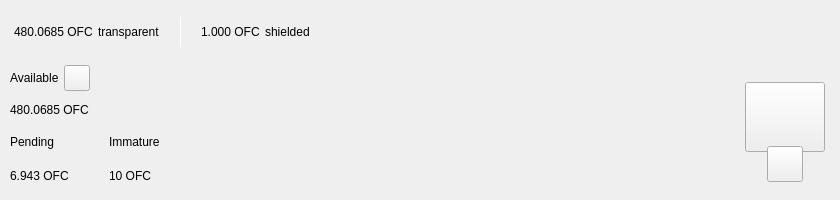
<?xml version="1.0" encoding="UTF-8"?>
<ui version="4.0">
 <class>TopBar</class>
 <widget class="QWidget" name="TopBar">
  <property name="geometry">
   <rect>
    <x>0</x>
    <y>0</y>
    <width>734</width>
    <height>200</height>
   </rect>
  </property>
  <property name="minimumSize">
   <size>
    <width>0</width>
    <height>200</height>
   </size>
  </property>
  <property name="maximumSize">
   <size>
    <width>16777215</width>
    <height>200</height>
   </size>
  </property>
  <property name="windowTitle">
   <string notr="true">N/A</string>
  </property>
  <layout class="QVBoxLayout" name="verticalLayout_10" stretch="0">
   <property name="spacing">
    <number>0</number>
   </property>
   <property name="leftMargin">
    <number>0</number>
   </property>
   <property name="topMargin">
    <number>0</number>
   </property>
   <property name="rightMargin">
    <number>0</number>
   </property>
   <property name="bottomMargin">
    <number>0</number>
   </property>
   <item>
    <widget class="PFBorderImage" name="containerTop">
     <layout class="QVBoxLayout" name="verticalLayout_11">
      <property name="spacing">
       <number>0</number>
      </property>
      <property name="leftMargin">
       <number>0</number>
      </property>
      <property name="topMargin">
       <number>0</number>
      </property>
      <property name="rightMargin">
       <number>0</number>
      </property>
      <property name="bottomMargin">
       <number>0</number>
      </property>
      <item>
       <widget class="QWidget" name="top_container_2" native="true">
        <property name="minimumSize">
         <size>
          <width>0</width>
          <height>65</height>
         </size>
        </property>
        <layout class="QHBoxLayout" name="top_container">
         <property name="spacing">
          <number>0</number>
         </property>
         <property name="leftMargin">
          <number>14</number>
         </property>
         <property name="topMargin">
          <number>0</number>
         </property>
         <property name="rightMargin">
          <number>14</number>
         </property>
         <property name="bottomMargin">
          <number>0</number>
         </property>
         <item alignment="Qt::AlignVCenter">
          <widget class="QWidget" name="widgetTopAmount" native="true">
           <property name="sizePolicy">
            <sizepolicy hsizetype="Preferred" vsizetype="Maximum">
             <horstretch>0</horstretch>
             <verstretch>0</verstretch>
            </sizepolicy>
           </property>
           <layout class="QHBoxLayout" name="horizontalLayout_5">
            <property name="spacing">
             <number>5</number>
            </property>
            <property name="leftMargin">
             <number>0</number>
            </property>
            <property name="topMargin">
             <number>0</number>
            </property>
            <property name="rightMargin">
             <number>0</number>
            </property>
            <property name="bottomMargin">
             <number>0</number>
            </property>
            <item alignment="Qt::AlignTop">
             <widget class="QLabel" name="labelAmountTopOfc">
              <property name="minimumSize">
               <size>
                <width>0</width>
                <height>36</height>
               </size>
              </property>
              <property name="styleSheet">
               <string notr="true">padding:0px;margin:0px;</string>
              </property>
              <property name="text">
               <string notr="true">480.0685 OFC</string>
              </property>
             </widget>
            </item>
            <item>
             <widget class="QLabel" name="labelTrans">
              <property name="text">
               <string>transparent</string>
              </property>
             </widget>
            </item>
            <item>
             <spacer name="horizontalSpacer_11">
              <property name="orientation">
               <enum>Qt::Horizontal</enum>
              </property>
              <property name="sizeType">
               <enum>QSizePolicy::Fixed</enum>
              </property>
              <property name="sizeHint" stdset="0">
               <size>
                <width>15</width>
                <height>20</height>
               </size>
              </property>
             </spacer>
            </item>
            <item alignment="Qt::AlignVCenter">
             <widget class="QLabel" name="typeSpacerTop">
              <property name="minimumSize">
               <size>
                <width>1</width>
                <height>30</height>
               </size>
              </property>
              <property name="maximumSize">
               <size>
                <width>1</width>
                <height>30</height>
               </size>
              </property>
              <property name="styleSheet">
               <string notr="true">background-color:white;
padding:0px;
border:none;</string>
              </property>
              <property name="text">
               <string/>
              </property>
             </widget>
            </item>
            <item>
             <spacer name="horizontalSpacer_12">
              <property name="orientation">
               <enum>Qt::Horizontal</enum>
              </property>
              <property name="sizeType">
               <enum>QSizePolicy::Fixed</enum>
              </property>
              <property name="sizeHint" stdset="0">
               <size>
                <width>15</width>
                <height>20</height>
               </size>
              </property>
             </spacer>
            </item>
            <item alignment="Qt::AlignTop">
             <widget class="QLabel" name="labelAmountTopShieldedOfc">
              <property name="minimumSize">
               <size>
                <width>0</width>
                <height>36</height>
               </size>
              </property>
              <property name="text">
               <string notr="true">1.000 OFC</string>
              </property>
             </widget>
            </item>
            <item>
             <widget class="QLabel" name="labelShield">
              <property name="text">
               <string>shielded</string>
              </property>
             </widget>
            </item>
           </layout>
          </widget>
         </item>
         <item>
          <spacer name="horizontalSpacer">
           <property name="orientation">
            <enum>Qt::Horizontal</enum>
           </property>
           <property name="sizeHint" stdset="0">
            <size>
             <width>40</width>
             <height>20</height>
            </size>
           </property>
          </spacer>
         </item>
         <item>
          <layout class="QHBoxLayout" name="horizontalLayout_4">
           <property name="spacing">
            <number>12</number>
           </property>
           <property name="rightMargin">
            <number>0</number>
           </property>
           <item alignment="Qt::AlignRight">
            <widget class="QWidget" name="layoutSync" native="true">
             <property name="minimumSize">
              <size>
               <width>0</width>
               <height>36</height>
              </size>
             </property>
             <property name="maximumSize">
              <size>
               <width>16777215</width>
               <height>36</height>
              </size>
             </property>
             <layout class="QVBoxLayout" name="verticalLayout_9">
              <property name="leftMargin">
               <number>0</number>
              </property>
              <property name="topMargin">
               <number>0</number>
              </property>
              <property name="rightMargin">
               <number>0</number>
              </property>
              <property name="bottomMargin">
               <number>0</number>
              </property>
              <item>
               <widget class="ExpandableButton" name="pushButtonSync" native="true">
                <property name="minimumSize">
                 <size>
                  <width>36</width>
                  <height>36</height>
                 </size>
                </property>
                <property name="maximumSize">
                 <size>
                  <width>16777215</width>
                  <height>36</height>
                 </size>
                </property>
               </widget>
              </item>
             </layout>
            </widget>
           </item>
           <item>
            <widget class="ExpandableButton" name="pushButtonHDUpgrade" native="true">
             <property name="minimumSize">
              <size>
               <width>36</width>
               <height>36</height>
              </size>
             </property>
            </widget>
           </item>
           <item>
            <widget class="ExpandableButton" name="pushButtonStack" native="true">
             <property name="minimumSize">
              <size>
               <width>36</width>
               <height>36</height>
              </size>
             </property>
            </widget>
           </item>
           <item>
            <widget class="ExpandableButton" name="pushButtonColdStaking" native="true">
             <property name="minimumSize">
              <size>
               <width>36</width>
               <height>36</height>
              </size>
             </property>
            </widget>
           </item>
			<item>
            <widget class="ExpandableButton" name="pushButtonMasternodes" native="true">
             <property name="minimumSize">
              <size>
               <width>36</width>
               <height>36</height>
              </size>
             </property>
             <property name="maximumSize">
              <size>
               <width>16777215</width>
               <height>36</height>
              </size>
             </property>
            </widget>
           </item>
			<item>
            <widget class="ExpandableButton" name="pushButtonConf" native="true">
             <property name="minimumSize">
              <size>
               <width>36</width>
               <height>36</height>
              </size>
             </property>
             <property name="maximumSize">
              <size>
               <width>16777215</width>
               <height>36</height>
              </size>
             </property>
            </widget>
           </item>
           <item>
            <widget class="ExpandableButton" name="pushButtonConnection" native="true">
             <property name="minimumSize">
              <size>
               <width>36</width>
               <height>36</height>
              </size>
             </property>
            </widget>
           </item>
           <item>
            <widget class="ExpandableButton" name="pushButtonTor" native="true">
             <property name="minimumSize">
              <size>
               <width>36</width>
               <height>36</height>
              </size>
             </property>
            </widget>
           </item>
           <item>
            <widget class="ExpandableButton" name="pushButtonLock" native="true">
             <property name="sizePolicy">
              <sizepolicy hsizetype="Expanding" vsizetype="Expanding">
               <horstretch>0</horstretch>
               <verstretch>0</verstretch>
              </sizepolicy>
             </property>
             <property name="minimumSize">
              <size>
               <width>36</width>
               <height>0</height>
              </size>
             </property>
            </widget>
           </item>
           <item>
            <widget class="ExpandableButton" name="pushButtonTheme" native="true">
             <property name="minimumSize">
              <size>
               <width>36</width>
               <height>36</height>
              </size>
             </property>
             <property name="maximumSize">
              <size>
               <width>16777215</width>
               <height>36</height>
              </size>
             </property>
            </widget>
           </item>
           <item>
            <widget class="ExpandableButton" name="pushButtonFAQ" native="true">
             <property name="minimumSize">
              <size>
               <width>36</width>
               <height>36</height>
              </size>
             </property>
            </widget>
           </item>
          </layout>
         </item>
        </layout>
       </widget>
      </item>
      <item>
       <widget class="QWidget" name="bottom_container" native="true">
        <property name="minimumSize">
         <size>
          <width>0</width>
          <height>135</height>
         </size>
        </property>
        <layout class="QHBoxLayout" name="botton_container">
         <property name="leftMargin">
          <number>10</number>
         </property>
         <property name="topMargin">
          <number>0</number>
         </property>
         <property name="rightMargin">
          <number>10</number>
         </property>
         <property name="bottomMargin">
          <number>10</number>
         </property>
         <item>
          <layout class="QVBoxLayout" name="verticalLayout_7">
           <property name="spacing">
            <number>0</number>
           </property>
           <property name="leftMargin">
            <number>0</number>
           </property>
           <property name="rightMargin">
            <number>30</number>
           </property>
           <item>
            <layout class="QVBoxLayout" name="verticalLayout_2">
             <item>
              <layout class="QHBoxLayout" name="horizontalLayoutContainerAvailable">
               <property name="spacing">
                <number>5</number>
               </property>
               <item>
                <widget class="QLabel" name="labelTitle1">
                 <property name="text">
                  <string>Available</string>
                 </property>
                </widget>
               </item>
               <item>
                <widget class="QPushButton" name="pushButtonBalanceInfo">
                 <property name="minimumSize">
                  <size>
                   <width>26</width>
                   <height>26</height>
                  </size>
                 </property>
                 <property name="maximumSize">
                  <size>
                   <width>26</width>
                   <height>26</height>
                  </size>
                 </property>
                 <property name="mouseTracking">
                  <bool>true</bool>
                 </property>
                 <property name="focusPolicy">
                  <enum>Qt::NoFocus</enum>
                 </property>
                 <property name="text">
                  <string notr="true"/>
                 </property>
                 <property name="iconSize">
                  <size>
                   <width>24</width>
                   <height>24</height>
                  </size>
                 </property>
                 <property name="shortcut">
                  <string notr="true"/>
                 </property>
                </widget>
               </item>
               <item>
                <spacer name="horizontalSpacer_4">
                 <property name="orientation">
                  <enum>Qt::Horizontal</enum>
                 </property>
                 <property name="sizeType">
                  <enum>QSizePolicy::MinimumExpanding</enum>
                 </property>
                 <property name="sizeHint" stdset="0">
                  <size>
                   <width>20</width>
                   <height>20</height>
                  </size>
                 </property>
                </spacer>
               </item>
              </layout>
             </item>
             <item>
              <widget class="QLabel" name="labelAmountOfc">
               <property name="text">
                <string notr="true">480.0685 OFC</string>
               </property>
              </widget>
             </item>
            </layout>
           </item>
           <item>
            <widget class="QWidget" name="container_imm_pend" native="true">
             <layout class="QHBoxLayout" name="horizontalLayout_2">
              <property name="spacing">
               <number>0</number>
              </property>
              <property name="leftMargin">
               <number>0</number>
              </property>
              <property name="topMargin">
               <number>0</number>
              </property>
              <property name="rightMargin">
               <number>0</number>
              </property>
              <property name="bottomMargin">
               <number>0</number>
              </property>
              <item alignment="Qt::AlignLeft">
               <widget class="QWidget" name="container_pending" native="true">
                <property name="sizePolicy">
                 <sizepolicy hsizetype="Minimum" vsizetype="Preferred">
                  <horstretch>0</horstretch>
                  <verstretch>0</verstretch>
                 </sizepolicy>
                </property>
                <layout class="QVBoxLayout" name="verticalLayout_3">
                 <property name="leftMargin">
                  <number>0</number>
                 </property>
                 <property name="topMargin">
                  <number>0</number>
                 </property>
                 <property name="rightMargin">
                  <number>0</number>
                 </property>
                 <property name="bottomMargin">
                  <number>0</number>
                 </property>
                 <item>
                  <widget class="QLabel" name="labelTitle3">
                   <property name="text">
                    <string>Pending</string>
                   </property>
                  </widget>
                 </item>
                 <item>
                  <widget class="QLabel" name="labelPendingOfc">
                   <property name="text">
                    <string notr="true">6.943 OFC</string>
                   </property>
                  </widget>
                 </item>
                </layout>
               </widget>
              </item>
              <item>
               <spacer name="horizontalSpacer_3">
                <property name="orientation">
                 <enum>Qt::Horizontal</enum>
                </property>
                <property name="sizeType">
                 <enum>QSizePolicy::Fixed</enum>
                </property>
                <property name="sizeHint" stdset="0">
                 <size>
                  <width>40</width>
                  <height>20</height>
                 </size>
                </property>
               </spacer>
              </item>
              <item alignment="Qt::AlignLeft">
               <widget class="QWidget" name="container_immature" native="true">
                <property name="sizePolicy">
                 <sizepolicy hsizetype="Minimum" vsizetype="Preferred">
                  <horstretch>0</horstretch>
                  <verstretch>0</verstretch>
                 </sizepolicy>
                </property>
                <layout class="QVBoxLayout" name="verticalLayout_4">
                 <property name="leftMargin">
                  <number>0</number>
                 </property>
                 <property name="topMargin">
                  <number>0</number>
                 </property>
                 <property name="rightMargin">
                  <number>0</number>
                 </property>
                 <property name="bottomMargin">
                  <number>0</number>
                 </property>
                 <item>
                  <widget class="QLabel" name="labelTitle4">
                   <property name="text">
                    <string>Immature</string>
                   </property>
                  </widget>
                 </item>
                 <item>
                  <widget class="QLabel" name="labelImmatureOfc">
                   <property name="text">
                    <string notr="true">10 OFC</string>
                   </property>
                  </widget>
                 </item>
                </layout>
               </widget>
              </item>
              <item>
               <spacer name="horizontalSpacer_5">
                <property name="orientation">
                 <enum>Qt::Horizontal</enum>
                </property>
                <property name="sizeHint" stdset="0">
                 <size>
                  <width>40</width>
                  <height>20</height>
                 </size>
                </property>
               </spacer>
              </item>
             </layout>
            </widget>
           </item>
          </layout>
         </item>
         <item>
          <spacer name="horizontalSpacer_2">
           <property name="orientation">
            <enum>Qt::Horizontal</enum>
           </property>
           <property name="sizeHint" stdset="0">
            <size>
             <width>40</width>
             <height>20</height>
            </size>
           </property>
          </spacer>
         </item>
         <item alignment="Qt::AlignHCenter|Qt::AlignVCenter">
          <widget class="QWidget" name="qrContainer" native="true">
           <property name="sizePolicy">
            <sizepolicy hsizetype="Preferred" vsizetype="Minimum">
             <horstretch>0</horstretch>
             <verstretch>0</verstretch>
            </sizepolicy>
           </property>
           <property name="minimumSize">
            <size>
             <width>90</width>
             <height>110</height>
            </size>
           </property>
           <property name="maximumSize">
            <size>
             <width>90</width>
             <height>110</height>
            </size>
           </property>
           <layout class="QVBoxLayout" name="containerQR">
            <property name="spacing">
             <number>0</number>
            </property>
            <property name="leftMargin">
             <number>5</number>
            </property>
            <property name="topMargin">
             <number>10</number>
            </property>
            <property name="rightMargin">
             <number>5</number>
            </property>
            <property name="bottomMargin">
             <number>0</number>
            </property>
            <item>
             <widget class="QPushButton" name="btnQr">
              <property name="minimumSize">
               <size>
                <width>70</width>
                <height>70</height>
               </size>
              </property>
              <property name="maximumSize">
               <size>
                <width>16777215</width>
                <height>70</height>
               </size>
              </property>
              <property name="focusPolicy">
               <enum>Qt::NoFocus</enum>
              </property>
              <property name="text">
               <string/>
              </property>
              <property name="iconSize">
               <size>
                <width>70</width>
                <height>70</height>
               </size>
              </property>
             </widget>
            </item>
            <item>
             <spacer name="verticalSpacer">
              <property name="orientation">
               <enum>Qt::Vertical</enum>
              </property>
              <property name="sizeType">
               <enum>QSizePolicy::Fixed</enum>
              </property>
              <property name="sizeHint" stdset="0">
               <size>
                <width>20</width>
                <height>20</height>
               </size>
              </property>
             </spacer>
            </item>
            <item alignment="Qt::AlignHCenter|Qt::AlignBottom">
             <widget class="QPushButton" name="pushButtonQR">
              <property name="minimumSize">
               <size>
                <width>36</width>
                <height>36</height>
               </size>
              </property>
              <property name="maximumSize">
               <size>
                <width>36</width>
                <height>36</height>
               </size>
              </property>
              <property name="focusPolicy">
               <enum>Qt::NoFocus</enum>
              </property>
              <property name="text">
               <string/>
              </property>
             </widget>
            </item>
           </layout>
          </widget>
         </item>
        </layout>
       </widget>
      </item>
     </layout>
    </widget>
   </item>
  </layout>
 </widget>
 <customwidgets>
  <customwidget>
   <class>ExpandableButton</class>
   <extends>QWidget</extends>
   <header>qt/offense_coin/expandablebutton.h</header>
   <container>1</container>
  </customwidget>
  <customwidget>
   <class>PFBorderImage</class>
   <extends>QFrame</extends>
   <header>qt/offense_coin/pfborderimage.h</header>
   <container>1</container>
  </customwidget>
 </customwidgets>
 <resources/>
 <connections/>
</ui>
